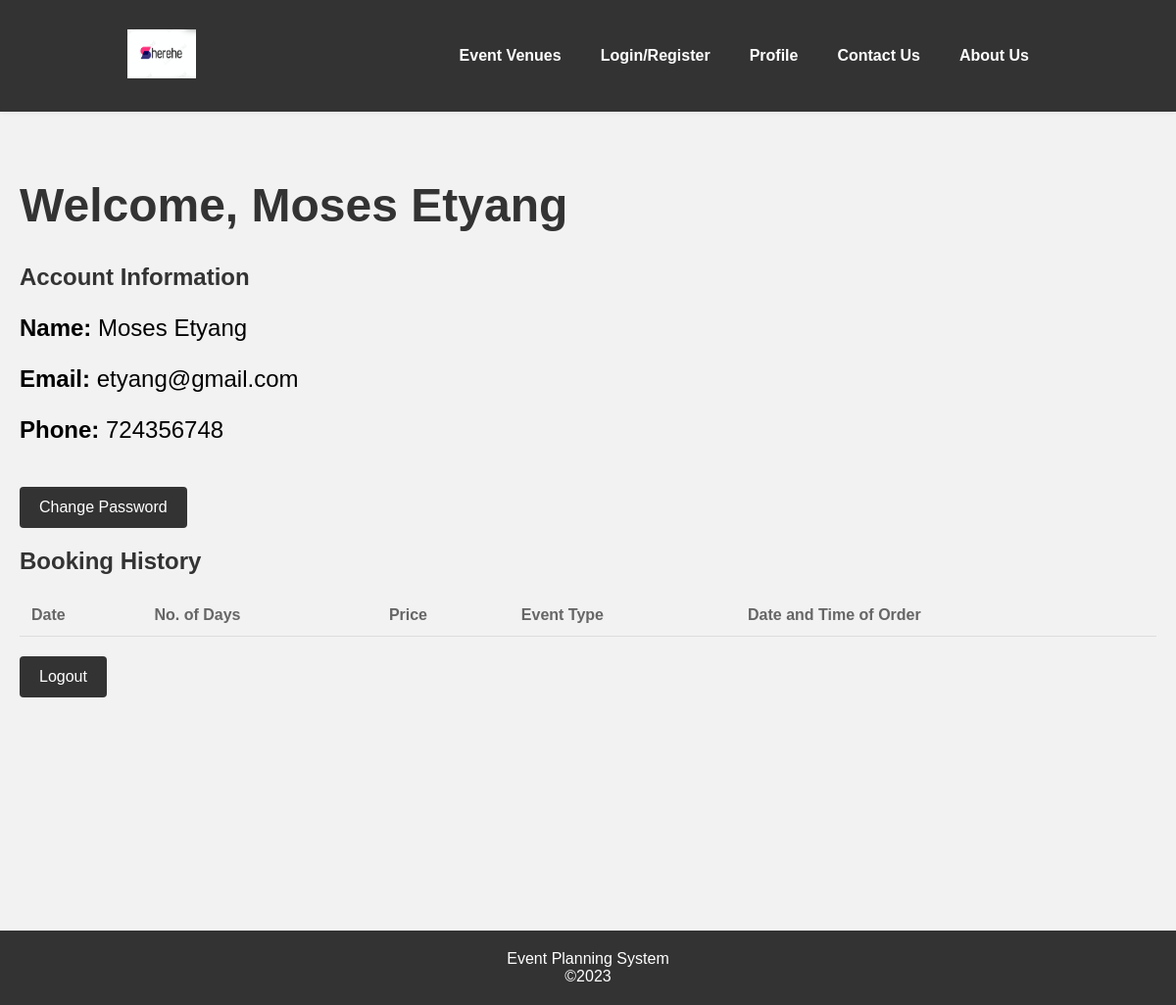
The page /profile.php (signed in) on the database as committed earlier.
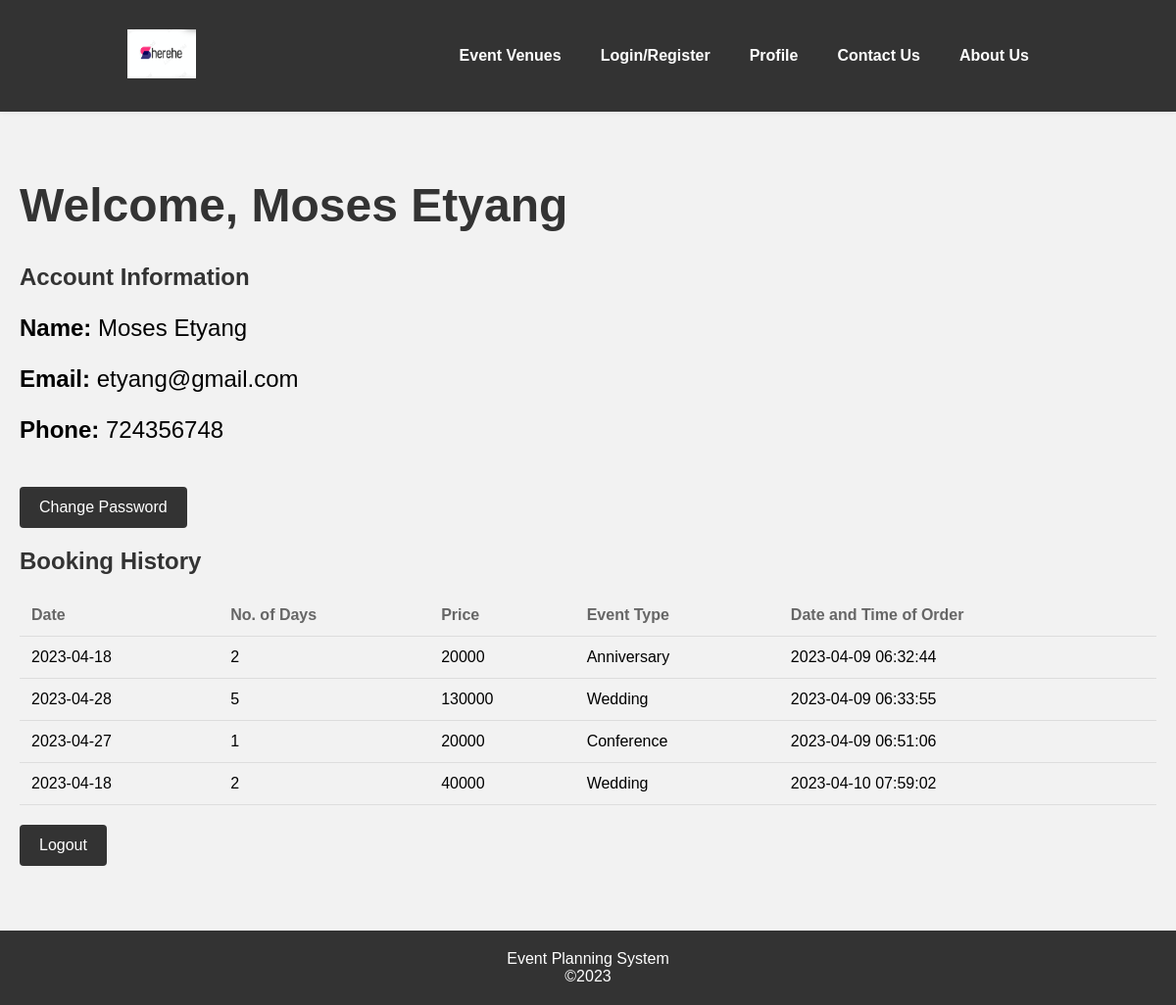
The same page on the database as committed later.
### tables this page shows
CREATE TABLE `checkout` (
  `id` int(6) UNSIGNED NOT NULL,
  `name` varchar(30) NOT NULL,
  `phone` varchar(15) NOT NULL,
  `email` varchar(50) NOT NULL,
  `date` date NOT NULL,
  `period` int(2) NOT NULL,
  `events` varchar(30) NOT NULL,
  `price` float NOT NULL,
  `timestamp` timestamp NOT NULL DEFAULT current_timestamp()
);

### profile.php (the view, shortened to what this page needs)
<?php
$db = new mysqli('localhost', 'root', '', 'sherehe');
$username = $_SESSION['username'];
$sql = "SELECT customer_name, customer_email, customer_phone FROM customers WHERE username = '$username'";
$result = $db->query($sql);
$row = $result->fetch_assoc();
$name = $row['customer_name'];
$email = $row['customer_email'];
$phone = $row['customer_phone'];
$sql = "SELECT date, period, events, price, Timestamp FROM checkout WHERE email = '$email'";
$result = $db->query($sql);
$booking_history = array();
while ($row = $result->fetch_assoc()) {
  $booking_history[] = $row;
}
?>
<!DOCTYPE html>
<html>
<head>
  <link rel="stylesheet" href="profile.css">
</head>
<body>
<header>
    <nav>
      <a href="index.php"><img src="images/logo.png" alt="Sherehe logo"></a>
      <ul>
        <li><a href="planning.php">Event Venues</a></li>
        <li><a href="login.php">Login/Register</a></li>
        <li><a href="profile.php">Profile</a></li>
        <li><a href="contact_us.php">Contact Us</a></li>
        <li><a href="about_us.php">About Us</a></li>
      </ul>
    </nav>
  </header>
  <main>
  <h1>Welcome, <?php echo $name; ?></h1>
  <h2>Account Information</h2>
  <p><strong>Name:</strong> <?php echo $name; ?></p>
  <p><strong>Email:</strong> <?php echo $email; ?></p>
  <p><strong>Phone:</strong> <?php echo $phone; ?></p>
  <form action="change-pass.php">
    <button type="submit">Change Password</button>
  </form>
  <h2>Booking History</h2>
  <table>
    <thead>
      <tr>
        <th>Date</th>
        <th>No. of Days</th>
        <th>Price</th>
        <th>Event Type</th>
        <th>Date and Time of Order</th>
      </tr>
    </thead>
    <tbody>
      <?php foreach ($booking_history as $booking): ?>
        <tr>
          <td><?php echo $booking['date']; ?></td>
          <td><?php echo $booking['period']; ?></td>
          <td><?php echo $booking['price']; ?></td>
          <td><?php echo $booking['events']; ?></td>
          <td><?php echo $booking['Timestamp']; ?></td>
        </tr>
      <?php endforeach; ?>
    </tbody>
  </table>
  <form action="logout.php">
    <button type="submit">Logout</button>
  </form>
  </main>
  <footer>
    <ul class="info">
      <li style="text-align:center;">Event Planning System <br> ©2023</a></li>
    </ul>
  </footer>
</body>
</html>

Rows that differ between the two databases and show on the page:
now on this page (row edited): checkout: date "2023-04-18", period "2", price "20000", events "Anniversary", timestamp "2023-04-09 06:32:44"
now on this page (row edited): checkout: date "2023-04-28", period "5", price "130000", events "Wedding", timestamp "2023-04-09 06:33:55"
now on this page (row edited): checkout: date "2023-04-27", period "1", price "20000", events "Conference", timestamp "2023-04-09 06:51:06"
now on this page (row edited): checkout: date "2023-04-18", period "2", price "40000", events "Wedding", timestamp "2023-04-10 07:59:02"
